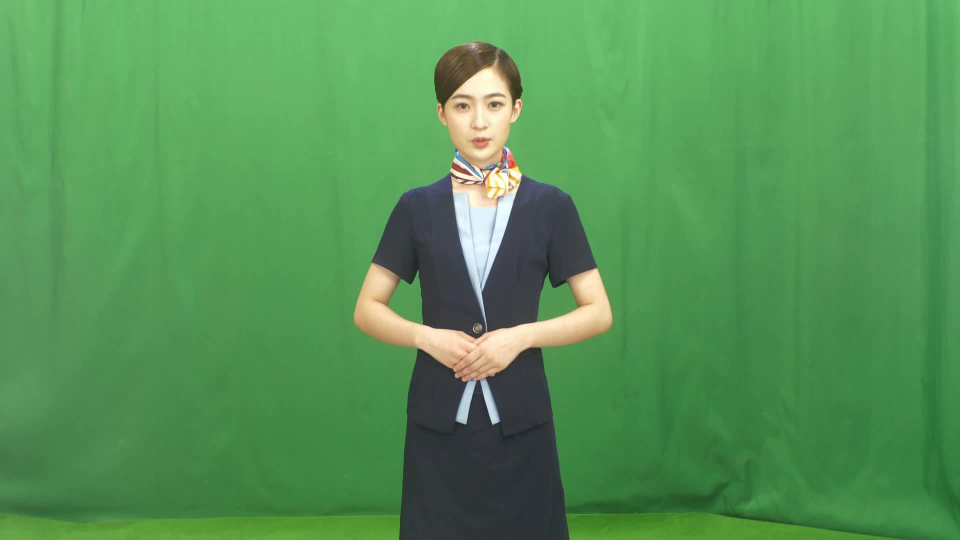
#> input picture color_temperature/test_yidong.jpg, 1920 x 1080 px (shown at 1/2 size)
$ python adjust_color_temperature.py ../color_temperature/test_yidong.jpg out
#> lines starting #> are read from the running program, lines starting #| are printed output that depends on the picture
#! /usr/bin/env python
# Ref: https://stackoverflow.com/questions/11884544/setting-color-temperature-for-a-given-image-like-in-photoshop

# You've already found a table of RGB equivalents for each color temperature, but you didn't say where so I found my own: http://www.vendian.org/mncharity/dir3/blackbody/

# A natural scene reflects light proportionately to the color of the light that strikes it. This means a simple linear translation should produce the desired effect. If we assume that the existing image is already white balanced so that pure white is (255,255,255) then it's just a matter of multiplying each of the r,g,b values at each pixel by the proportions corresponding to a color temperature.

# Here's sample code in Python. The multiplication is done indirectly with a matrix.

import sys
import os
import os.path as osp

from PIL import Image
import numpy as np
import cv2


kelvin_table = {
    1000: (255,56,0),
    1500: (255,109,0),
    2000: (255,137,18),
    2500: (255,161,72),
    3000: (255,180,107),
    3500: (255,196,137),
    4000: (255,209,163),
    4500: (255,219,186),
    5000: (255,228,206),
    5500: (255,236,224),
    6000: (255,243,239),
    6500: (255,249,253),
    7000: (245,243,255),
    7500: (235,238,255),
    8000: (227,233,255),
    8500: (220,229,255),
    9000: (214,225,255),
    9500: (208,222,255),
    10000: (204,219,255)}


def convert_temp(image, temp):
    r, g, b = kelvin_table[temp]
    matrix = ( r / 255.0, 0.0, 0.0, 0.0,
               0.0, g / 255.0, 0.0, 0.0,
               0.0, 0.0, b / 255.0, 0.0 )
    return image.convert('RGB', matrix)


def adjust_color_temp(img_fn, save_dir):
#> called with img_fn = '../color_temperature/test_yidong.jpg', save_dir = 'out'
    image = Image.open(img_fn)
#> image is the input picture: PIL image 1920x1080 RGB; mean R, G, B 85.2, 147.3, 86.1
    base_name = osp.basename(img_fn)
    fn, ext = osp.splitext(base_name)

    for k in kelvin_table.keys():
        rlt_img = convert_temp(image, k)
        save_name = osp.join(save_dir, fn + '_temp' + str(k) + '.jpg')
        rlt_img.save(save_name, 'JPEG')
#> this loop made 19 passes
#> pass 1, in adjust_color_temp, `rlt_img = convert_temp(image, k)`:
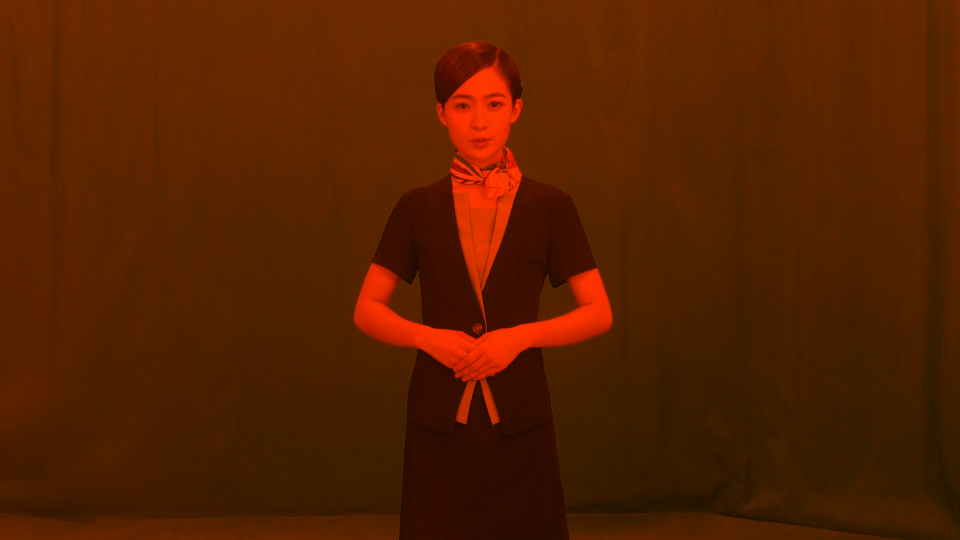
#> rlt_img: PIL image 1920x1080 RGB (shown at 1/2 size); mean R, G, B 85.2, 32.4, 0
#> pass 2, in adjust_color_temp, `rlt_img = convert_temp(image, k)`:
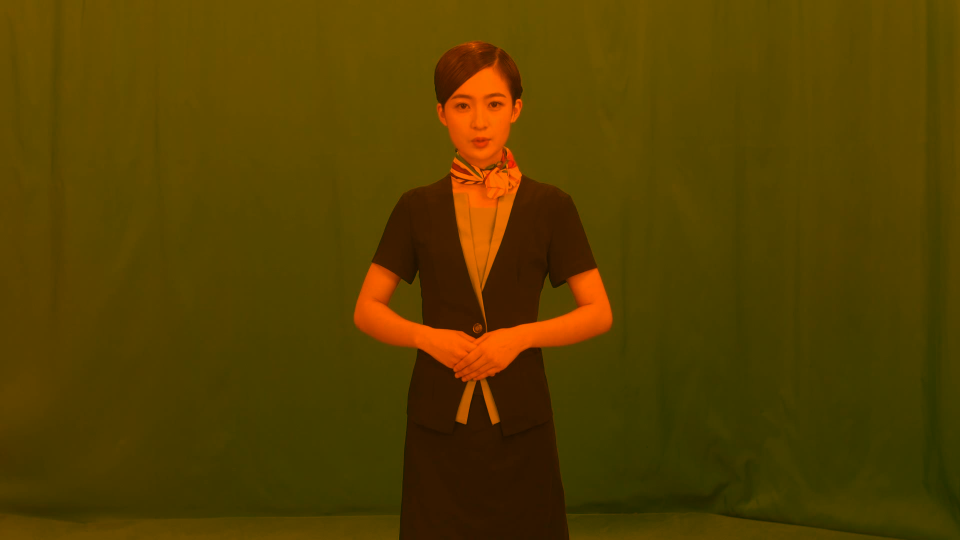
#> rlt_img: PIL image 1920x1080 RGB (shown at 1/2 size); mean R, G, B 85.2, 63, 0
#> pass 3, in adjust_color_temp, `rlt_img = convert_temp(image, k)`:
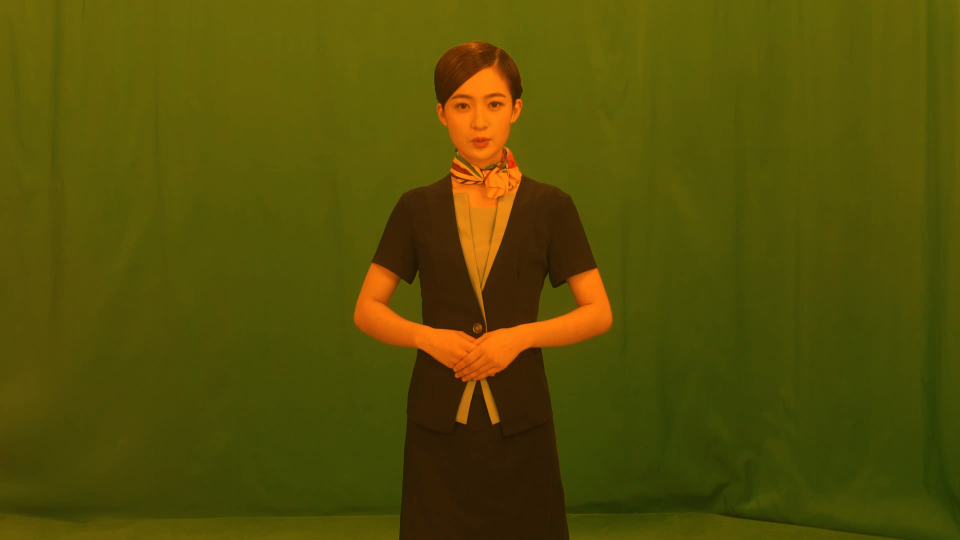
#> rlt_img: PIL image 1920x1080 RGB (shown at 1/2 size); mean R, G, B 85.2, 79.1, 6.1
#> after the loop:
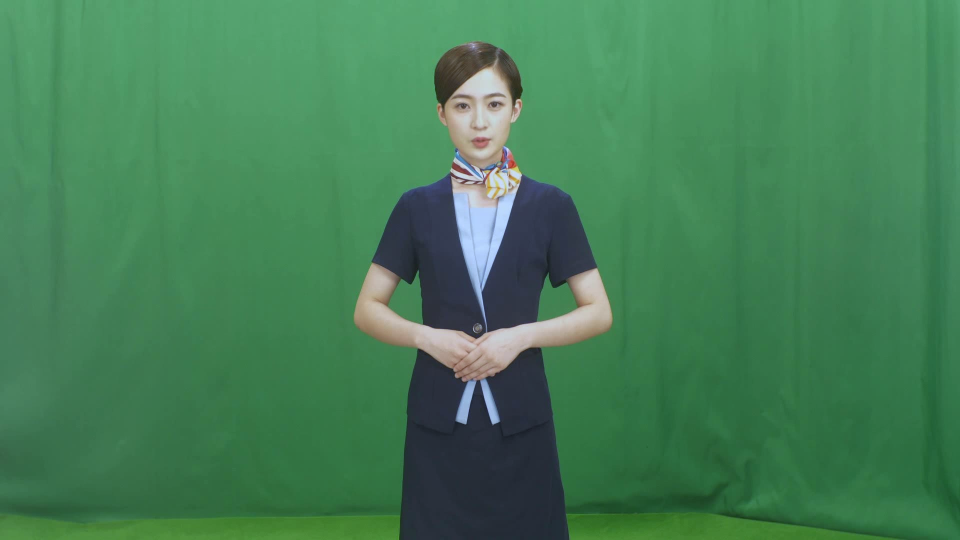
#> rlt_img: PIL image 1920x1080 RGB (shown at 1/2 size); mean R, G, B 68.2, 126.5, 86.1


if __name__=='__main__':
    in_fn = ''
    save_dir = './output'

    if len(sys.argv)>1:
        in_fn = sys.argv[1]

    if len(sys.argv)>2:
        save_dir = sys.argv[2]

    if not osp.exists(save_dir):
        os.makedirs(save_dir)

    adjust_color_temp(in_fn, save_dir)
